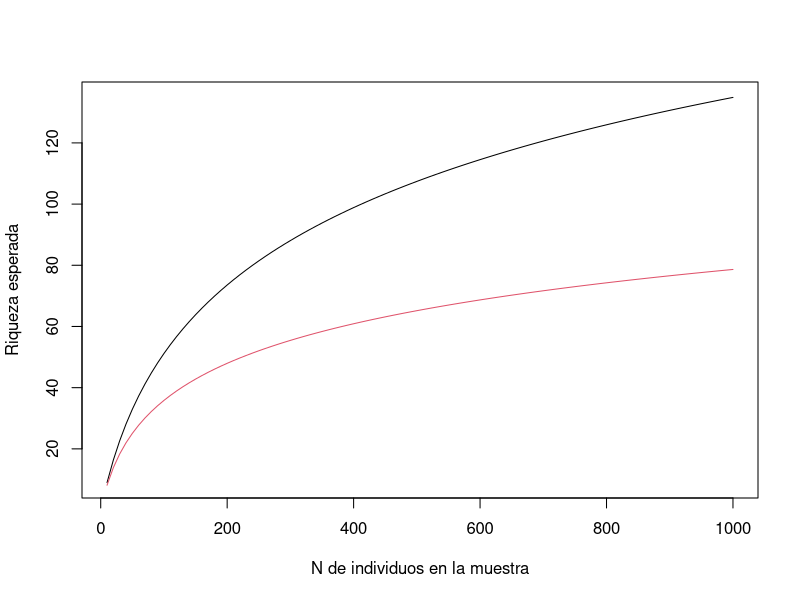

Recreate this plot in R. (Note: this script raises an error after producing the figure.)
## Curva del colector del modelo de Fisher
## Una funccion para la curva
E.x <- function(N, alfa){
    alfa*log(1+N/alfa)
}

## Tamanos de muestreo (es decir numero de individuos en la muestra)
abunds <- seq(10, 1000, by =10)

## N de especies predicho por el modelo para alfa = 42
y <- E.x(abunds, alfa = 42)
## y alfa = 20
y2<- E.x(abunds, alfa = 20)
## Grafico
plot(abunds, y, type ="l",
     xlab = "N de individuos en la muestra",
     ylab = "Riqueza esperada")
lines(abunds, y2, col=2)

## Log-verissimilitud negativa
## ----logvero-mle---------------------------------------------------------------------------------
moths.ls.ll <- function(A)
    sum( dls(moths, N = sum(moths), alpha = A, log = TRUE) )
## ----alfas-mle-----------------------------------------------------------------------------------
alfas <- seq(n1/2, n1*2, by = 0.5)
## ----calculo-L-mle-------------------------------------------------------------------------------
moths.ls.L <- sapply(alfas, moths.ls.ll)
## log- Verossimilitud negativa
moths.ls.L2 <- -moths.ls.L
## Verossimilitud negativa relativa
moths.ls.L3 <- moths.ls.L2 - min(moths.ls.L2)
## ----grafico-L-mle-------------------------------------------------------------------------------
## Verossimilitud
par(mfrow=c(1,3))
plot(moths.ls.L ~ alfas, type = "l", ylab = "Log-verosimilitud")
## Verossimilitud negativa
plot(moths.ls.L2 ~ alfas, type = "l", ylab = "Log-verosimilitud")
## Verissimilitud negativa relativa
plot(moths.ls.L3 ~ alfas, type = "l", ylab = "Log-verosimilitud")
## inttervalo de plausibilidad
abline(h = 2 , lty =2, col = "red")
par(mfrow=c(1,1))
